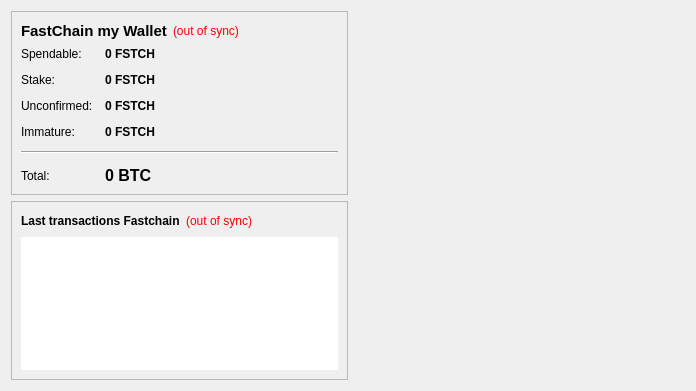
<?xml version="1.0" encoding="UTF-8"?>
<ui version="4.0">
 <class>OverviewPage</class>
 <widget class="QWidget" name="OverviewPage">
  <property name="geometry">
   <rect>
    <x>0</x>
    <y>0</y>
    <width>696</width>
    <height>391</height>
   </rect>
  </property>
  <property name="windowTitle">
   <string>Form</string>
  </property>
  <layout class="QHBoxLayout" name="horizontalLayout" stretch="1,1">
   <item>
    <layout class="QVBoxLayout" name="verticalLayout_2">
     <item>
      <widget class="QFrame" name="frame">
       <property name="frameShape">
        <enum>QFrame::StyledPanel</enum>
       </property>
       <property name="frameShadow">
        <enum>QFrame::Raised</enum>
       </property>
       <layout class="QVBoxLayout" name="verticalLayout_4">
        <item>
         <layout class="QHBoxLayout" name="horizontalLayout_4">
          <item>
           <widget class="QLabel" name="label_5">
            <property name="font">
             <font>
              <pointsize>11</pointsize>
              <weight>75</weight>
              <bold>true</bold>
             </font>
            </property>
            <property name="text">
             <string>FastChain my Wallet</string>
            </property>
           </widget>
          </item>
          <item>
           <widget class="QLabel" name="labelWalletStatus">
            <property name="toolTip">
             <string>The displayed information may be out of date. Your wallet automatically synchronizes with the FASTCHAIN network after a connection is established, but this process has not completed yet.</string>
            </property>
            <property name="styleSheet">
             <string notr="true">QLabel { color: red; }</string>
            </property>
            <property name="text">
             <string notr="true">(out of sync)</string>
            </property>
            <property name="alignment">
             <set>Qt::AlignLeading|Qt::AlignLeft|Qt::AlignVCenter</set>
            </property>
           </widget>
          </item>
          <item>
           <spacer name="horizontalSpacer_2">
            <property name="orientation">
             <enum>Qt::Horizontal</enum>
            </property>
            <property name="sizeHint" stdset="0">
             <size>
              <width>40</width>
              <height>20</height>
             </size>
            </property>
           </spacer>
          </item>
         </layout>
        </item>
        <item>
         <layout class="QFormLayout" name="formLayout_2">
          <property name="fieldGrowthPolicy">
           <enum>QFormLayout::AllNonFixedFieldsGrow</enum>
          </property>
          <property name="horizontalSpacing">
           <number>12</number>
          </property>
          <property name="verticalSpacing">
           <number>12</number>
          </property>
          <item row="0" column="0">
           <widget class="QLabel" name="label">
            <property name="text">
             <string>Spendable:</string>
            </property>
           </widget>
          </item>
          <item row="0" column="1">
           <widget class="QLabel" name="labelBalance">
            <property name="font">
             <font>
              <weight>75</weight>
              <bold>true</bold>
             </font>
            </property>
            <property name="cursor">
             <cursorShape>IBeamCursor</cursorShape>
            </property>
            <property name="toolTip">
             <string>Your current spendable balance</string>
            </property>
            <property name="text">
             <string notr="true">0 FSTCH</string>
            </property>
            <property name="textInteractionFlags">
             <set>Qt::LinksAccessibleByMouse|Qt::TextSelectableByKeyboard|Qt::TextSelectableByMouse</set>
            </property>
           </widget>
          </item>
          <item row="1" column="0">
           <widget class="QLabel" name="label_6">
            <property name="text">
             <string>Stake:</string>
            </property>
           </widget>
          </item>
          <item row="1" column="1">
           <widget class="QLabel" name="labelStake">
            <property name="font">
             <font>
              <weight>75</weight>
              <bold>true</bold>
             </font>
            </property>
            <property name="cursor">
             <cursorShape>IBeamCursor</cursorShape>
            </property>
            <property name="toolTip">
             <string>Total of coins that was staked, and do not yet count toward the current balance</string>
            </property>
            <property name="text">
             <string notr="true">0 FSTCH</string>
            </property>
            <property name="textInteractionFlags">
             <set>Qt::LinksAccessibleByMouse|Qt::TextSelectableByKeyboard|Qt::TextSelectableByMouse</set>
            </property>
           </widget>
          </item>
          <item row="2" column="0">
           <widget class="QLabel" name="label_3">
            <property name="text">
             <string>Unconfirmed:</string>
            </property>
           </widget>
          </item>
          <item row="2" column="1">
           <widget class="QLabel" name="labelUnconfirmed">
            <property name="font">
             <font>
              <weight>75</weight>
              <bold>true</bold>
             </font>
            </property>
            <property name="cursor">
             <cursorShape>IBeamCursor</cursorShape>
            </property>
            <property name="toolTip">
             <string>Total of transactions that have yet to be confirmed, and do not yet count toward the current balance</string>
            </property>
            <property name="text">
             <string notr="true">0 FSTCH</string>
            </property>
            <property name="textInteractionFlags">
             <set>Qt::LinksAccessibleByMouse|Qt::TextSelectableByKeyboard|Qt::TextSelectableByMouse</set>
            </property>
           </widget>
          </item>
          <item row="3" column="0">
           <widget class="QLabel" name="labelImmatureText">
            <property name="text">
             <string>Immature:</string>
            </property>
           </widget>
          </item>
          <item row="3" column="1">
           <widget class="QLabel" name="labelImmature">
            <property name="font">
             <font>
              <weight>75</weight>
              <bold>true</bold>
             </font>
            </property>
            <property name="toolTip">
             <string>Mined balance that has not yet matured</string>
            </property>
            <property name="text">
             <string notr="true">0 FSTCH</string>
            </property>
            <property name="textInteractionFlags">
             <set>Qt::LinksAccessibleByMouse|Qt::TextSelectableByKeyboard|Qt::TextSelectableByMouse</set>
            </property>
           </widget>
          </item>
          <item row="4" column="0" colspan="2">
           <widget class="Line" name="line">
            <property name="orientation">
             <enum>Qt::Horizontal</enum>
            </property>
           </widget>
          </item>
          <item row="5" column="0">
           <widget class="QLabel" name="labelTotalText">
            <property name="text">
             <string>Total:</string>
            </property>
           </widget>
          </item>
          <item row="5" column="1">
           <widget class="QLabel" name="labelTotal">
            <property name="font">
             <font>
              <pointsize>12</pointsize>
              <weight>75</weight>
              <bold>true</bold>
             </font>
            </property>
            <property name="cursor">
             <cursorShape>IBeamCursor</cursorShape>
            </property>
            <property name="toolTip">
             <string>Your current total balance</string>
            </property>
            <property name="text">
             <string notr="true">0 BTC</string>
            </property>
            <property name="textInteractionFlags">
             <set>Qt::LinksAccessibleByMouse|Qt::TextSelectableByKeyboard|Qt::TextSelectableByMouse</set>
            </property>
           </widget>
          </item>
         </layout>
        </item>
       </layout>
      </widget>
     </item>
     <item>
      <widget class="QFrame" name="frame_2">
       <property name="frameShape">
        <enum>QFrame::StyledPanel</enum>
       </property>
       <property name="frameShadow">
        <enum>QFrame::Raised</enum>
       </property>
       <layout class="QVBoxLayout" name="verticalLayout">
        <item>
         <layout class="QHBoxLayout" name="horizontalLayout_2">
          <item>
           <widget class="QLabel" name="label_4">
            <property name="text">
             <string>&lt;html&gt;&lt;head/&gt;&lt;body&gt;&lt;p&gt;&lt;span style=&quot; font-weight:600;&quot;&gt;Last transactions Fastchain&lt;/span&gt;&lt;/p&gt;&lt;/body&gt;&lt;/html&gt;</string>
            </property>
           </widget>
          </item>
          <item>
           <widget class="QLabel" name="labelTransactionsStatus">
            <property name="toolTip">
             <string>The displayed information may be out of date. Your wallet automatically synchronizes with the FASTCHAIN network after a connection is established, but this process has not completed yet.</string>
            </property>
            <property name="styleSheet">
             <string notr="true">QLabel { color: red; }</string>
            </property>
            <property name="text">
             <string notr="true">(out of sync)</string>
            </property>
            <property name="alignment">
             <set>Qt::AlignRight|Qt::AlignTrailing|Qt::AlignVCenter</set>
            </property>
           </widget>
          </item>
          <item>
           <spacer name="horizontalSpacer">
            <property name="orientation">
             <enum>Qt::Horizontal</enum>
            </property>
            <property name="sizeHint" stdset="0">
             <size>
              <width>40</width>
              <height>20</height>
             </size>
            </property>
           </spacer>
          </item>
         </layout>
        </item>
        <item>
         <widget class="QListView" name="listTransactions">
          <property name="font">
           <font>
            <weight>75</weight>
            <bold>true</bold>
           </font>
          </property>
          <property name="styleSheet">
           <string notr="true">QListView { background: transparent; }
color: rgb(255, 255, 255);</string>
          </property>
          <property name="frameShape">
           <enum>QFrame::NoFrame</enum>
          </property>
          <property name="verticalScrollBarPolicy">
           <enum>Qt::ScrollBarAlwaysOff</enum>
          </property>
          <property name="horizontalScrollBarPolicy">
           <enum>Qt::ScrollBarAlwaysOff</enum>
          </property>
          <property name="selectionMode">
           <enum>QAbstractItemView::NoSelection</enum>
          </property>
         </widget>
        </item>
       </layout>
      </widget>
     </item>
     <item>
      <spacer name="verticalSpacer">
       <property name="orientation">
        <enum>Qt::Vertical</enum>
       </property>
       <property name="sizeHint" stdset="0">
        <size>
         <width>20</width>
         <height>40</height>
        </size>
       </property>
      </spacer>
     </item>
    </layout>
   </item>
   <item>
    <layout class="QVBoxLayout" name="verticalLayout_3">
     <item>
      <spacer name="verticalSpacer_2">
       <property name="orientation">
        <enum>Qt::Vertical</enum>
       </property>
       <property name="sizeHint" stdset="0">
        <size>
         <width>20</width>
         <height>40</height>
        </size>
       </property>
      </spacer>
     </item>
    </layout>
   </item>
  </layout>
 </widget>
 <resources/>
 <connections/>
</ui>
